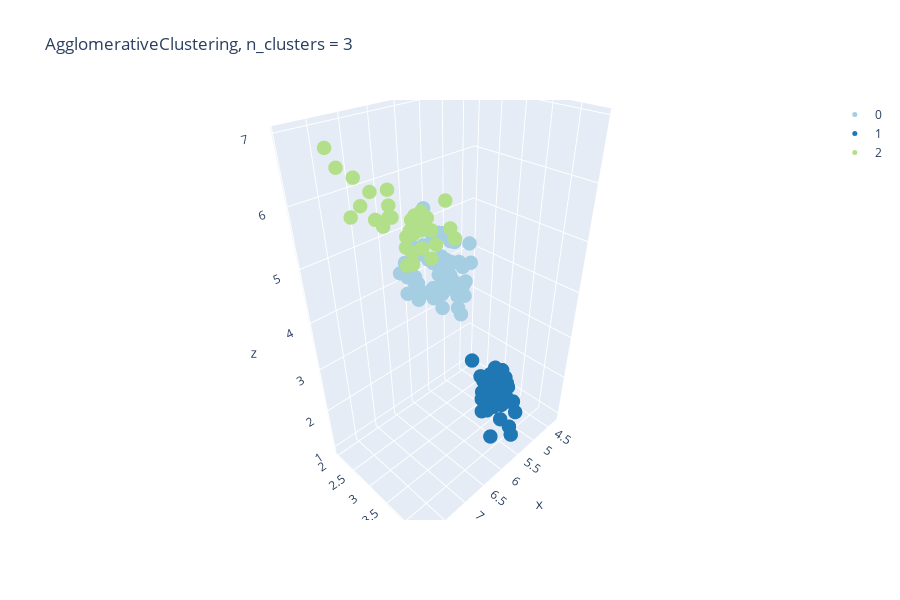

Notebook code for this chart:
### Markdown cell above
Hierarchical clustering creates a tree of clusters. 

![hierarchical](https://www.statisticshowto.datasciencecentral.com/wp-content/uploads/2016/11/clustergram.png)

### Code cell
from sklearn.cluster import AgglomerativeClustering

X = iris.data
y = iris.target

ac = AgglomerativeClustering(n_clusters = 3) # what if will define the num. pf components?
ac.fit(X)

y_pred = LabelEncoder().fit_transform(ac.labels_)

plot_3d(X, y_pred, 'AgglomerativeClustering, n_clusters = 3 ')
iris_cluster = cluster_scoreing_pivot(X, y, y_pred, iris_cluster, 'AgglomerativeClustering')

### Figure 1 — Plotly figure (JSON) as saved in the notebook; plotly's stock layout.template omitted (floating-point values rounded to 4 significant figures)
{"data": [{"marker": {"color": "rgb(166,206,227)", "size": 5}, "mode": "markers", "name": "0", "type": "scatter3d", "x": [7, 6.4, 6.9, 5.5, 6.5, 5.7, 6.3, 4.9, 6.6, 5.2, 5, 5.9, 6, 6.1, 5.6, 6.7, 5.6, 5.8, 6.2, 5.6, 5.9, 6.1, 6.3, 6.1, 6.4, 6.6, 6.8, 6, 5.7, 5.5, 5.5, 5.8, 6, 5.4, 6, 6.7, 6.3, 5.6, 5.5, 5.5, 6.1, 5.8, 5, 5.6, 5.7, 5.7, 6.2, 5.1, 5.7, 5.8, 4.9, 5.7, 5.8, 6, 5.6, 6.3, 6.2, 6.1, 6.3, 6.1, 6, 5.8, 6.3, 5.9], "y": [3.2, 3.2, 3.1, 2.3, 2.8, 2.8, 3.3, 2.4, 2.9, 2.7, 2, 3, 2.2, 2.9, 2.9, 3.1, 3, 2.7, 2.2, 2.5, 3.2, 2.8, 2.5, 2.8, 2.9, 3, 2.8, 2.9, 2.6, 2.4, 2.4, 2.7, 2.7, 3, 3.4, 3.1, 2.3, 3, 2.5, 2.6, 3, 2.6, 2.3, 2.7, 3, 2.9, 2.9, 2.5, 2.8, 2.7, 2.5, 2.5, 2.8, 2.2, 2.8, 2.7, 2.8, 3, 2.8, 2.6, 3, 2.7, 2.5, 3], "z": [4.7, 4.5, 4.9, 4, 4.6, 4.5, 4.7, 3.3, 4.6, 3.9, 3.5, 4.2, 4, 4.7, 3.6, 4.4, 4.5, 4.1, 4.5, 3.9, 4.8, 4, 4.9, 4.7, 4.3, 4.4, 4.8, 4.5, 3.5, 3.8, 3.7, 3.9, 5.1, 4.5, 4.5, 4.7, 4.4, 4.1, 4, 4.4, 4.6, 4, 3.3, 4.2, 4.2, 4.2, 4.3, 3, 4.1, 5.1, 4.5, 5, 5.1, 5, 4.9, 4.9, 4.8, 4.9, 5.1, 5.6, 4.8, 5.1, 5, 5.1]}, {"marker": {"color": "rgb(31,120,180)", "size": 5}, "mode": "markers", "name": "1", "type": "scatter3d", "x": [5.1, 4.9, 4.7, 4.6, 5, 5.4, 4.6, 5, 4.4, 4.9, 5.4, 4.8, 4.8, 4.3, 5.8, 5.7, 5.4, 5.1, 5.7, 5.1, 5.4, 5.1, 4.6, 5.1, 4.8, 5, 5, 5.2, 5.2, 4.7, 4.8, 5.4, 5.2, 5.5, 4.9, 5, 5.5, 4.9, 4.4, 5.1, 5, 4.5, 4.4, 5, 5.1, 4.8, 5.1, 4.6, 5.3, 5], "y": [3.5, 3, 3.2, 3.1, 3.6, 3.9, 3.4, 3.4, 2.9, 3.1, 3.7, 3.4, 3, 3, 4, 4.4, 3.9, 3.5, 3.8, 3.8, 3.4, 3.7, 3.6, 3.3, 3.4, 3, 3.4, 3.5, 3.4, 3.2, 3.1, 3.4, 4.1, 4.2, 3.1, 3.2, 3.5, 3.6, 3, 3.4, 3.5, 2.3, 3.2, 3.5, 3.8, 3, 3.8, 3.2, 3.7, 3.3], "z": [1.4, 1.4, 1.3, 1.5, 1.4, 1.7, 1.4, 1.5, 1.4, 1.5, 1.5, 1.6, 1.4, 1.1, 1.2, 1.5, 1.3, 1.4, 1.7, 1.5, 1.7, 1.5, 1, 1.7, 1.9, 1.6, 1.6, 1.5, 1.4, 1.6, 1.6, 1.5, 1.5, 1.4, 1.5, 1.2, 1.3, 1.4, 1.3, 1.5, 1.3, 1.3, 1.3, 1.6, 1.9, 1.4, 1.6, 1.4, 1.5, 1.4]}, {"marker": {"color": "rgb(178,223,138)", "size": 5}, "mode": "markers", "name": "2", "type": "scatter3d", "x": [6.7, 6.3, 7.1, 6.3, 6.5, 7.6, 7.3, 6.7, 7.2, 6.5, 6.4, 6.8, 6.4, 6.5, 7.7, 7.7, 6.9, 7.7, 6.7, 7.2, 6.4, 7.2, 7.4, 7.9, 6.4, 7.7, 6.3, 6.4, 6.9, 6.7, 6.9, 6.8, 6.7, 6.7, 6.5, 6.2], "y": [3, 3.3, 3, 2.9, 3, 3, 2.9, 2.5, 3.6, 3.2, 2.7, 3, 3.2, 3, 3.8, 2.6, 3.2, 2.8, 3.3, 3.2, 2.8, 3, 2.8, 3.8, 2.8, 3, 3.4, 3.1, 3.1, 3.1, 3.1, 3.2, 3.3, 3, 3, 3.4], "z": [5, 6, 5.9, 5.6, 5.8, 6.6, 6.3, 5.8, 6.1, 5.1, 5.3, 5.5, 5.3, 5.5, 6.7, 6.9, 5.7, 6.7, 5.7, 6, 5.6, 5.8, 6.1, 6.4, 5.6, 6.1, 5.6, 5.5, 5.4, 5.6, 5.1, 5.9, 5.7, 5.2, 5.2, 5.4]}, {"marker": {"color": "rgb(51,160,44)", "size": 5}, "mode": "markers", "name": "3", "type": "scatter3d", "x": [], "y": [], "z": []}, {"marker": {"color": "rgb(251,154,153)", "size": 5}, "mode": "markers", "name": "4", "type": "scatter3d", "x": [], "y": [], "z": []}, {"marker": {"color": "rgb(227,26,28)", "size": 5}, "mode": "markers", "name": "5", "type": "scatter3d", "x": [], "y": [], "z": []}, {"marker": {"color": "rgb(253,191,111)", "size": 5}, "mode": "markers", "name": "6", "type": "scatter3d", "x": [], "y": [], "z": []}, {"marker": {"color": "rgb(255,127,0)", "size": 5}, "mode": "markers", "name": "7", "type": "scatter3d", "x": [], "y": [], "z": []}, {"marker": {"color": "rgb(202,178,214)", "size": 5}, "mode": "markers", "name": "8", "type": "scatter3d", "x": [], "y": [], "z": []}, {"marker": {"color": "rgb(106,61,154)", "size": 5}, "mode": "markers", "name": "9", "type": "scatter3d", "x": [], "y": [], "z": []}], "layout": {"height": 600, "title": {"text": "AgglomerativeClustering, n_clusters = 3 "}, "width": 900}}
